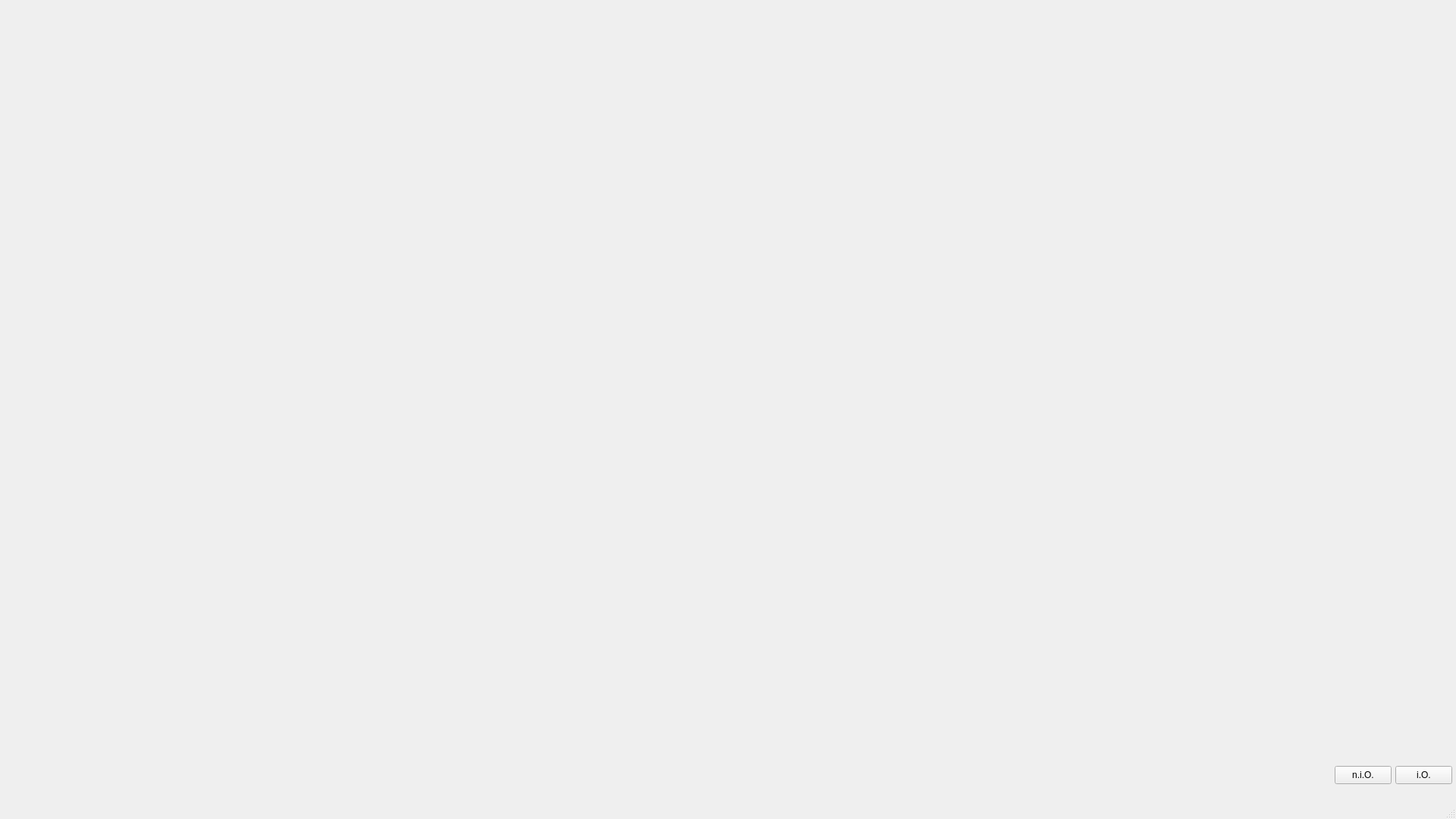
<?xml version="1.0" encoding="UTF-8"?>
<ui version="4.0">
 <class>ARWindow</class>
 <widget class="QMainWindow" name="ARWindow">
  <property name="windowModality">
   <enum>Qt::NonModal</enum>
  </property>
  <property name="geometry">
   <rect>
    <x>0</x>
    <y>0</y>
    <width>1920</width>
    <height>1080</height>
   </rect>
  </property>
  <property name="windowTitle">
   <string>MainWindow</string>
  </property>
  <widget class="QWidget" name="centralwidget">
   <widget class="QLabel" name="Label">
    <property name="geometry">
     <rect>
      <x>10</x>
      <y>10</y>
      <width>1881</width>
      <height>971</height>
     </rect>
    </property>
    <property name="frameShape">
     <enum>QFrame::Box</enum>
    </property>
    <property name="frameShadow">
     <enum>QFrame::Raised</enum>
    </property>
    <property name="lineWidth">
     <number>0</number>
    </property>
    <property name="text">
     <string/>
    </property>
   </widget>
   <widget class="QPushButton" name="nio">
    <property name="geometry">
     <rect>
      <x>1760</x>
      <y>1010</y>
      <width>75</width>
      <height>24</height>
     </rect>
    </property>
    <property name="text">
     <string>n.i.O.</string>
    </property>
   </widget>
   <widget class="QPushButton" name="io">
    <property name="geometry">
     <rect>
      <x>1840</x>
      <y>1010</y>
      <width>75</width>
      <height>24</height>
     </rect>
    </property>
    <property name="text">
     <string>i.O.</string>
    </property>
   </widget>
  </widget>
  <widget class="QMenuBar" name="menubar">
   <property name="geometry">
    <rect>
     <x>0</x>
     <y>0</y>
     <width>1920</width>
     <height>21</height>
    </rect>
   </property>
  </widget>
  <widget class="QStatusBar" name="statusbar"/>
 </widget>
 <resources/>
 <connections/>
</ui>
